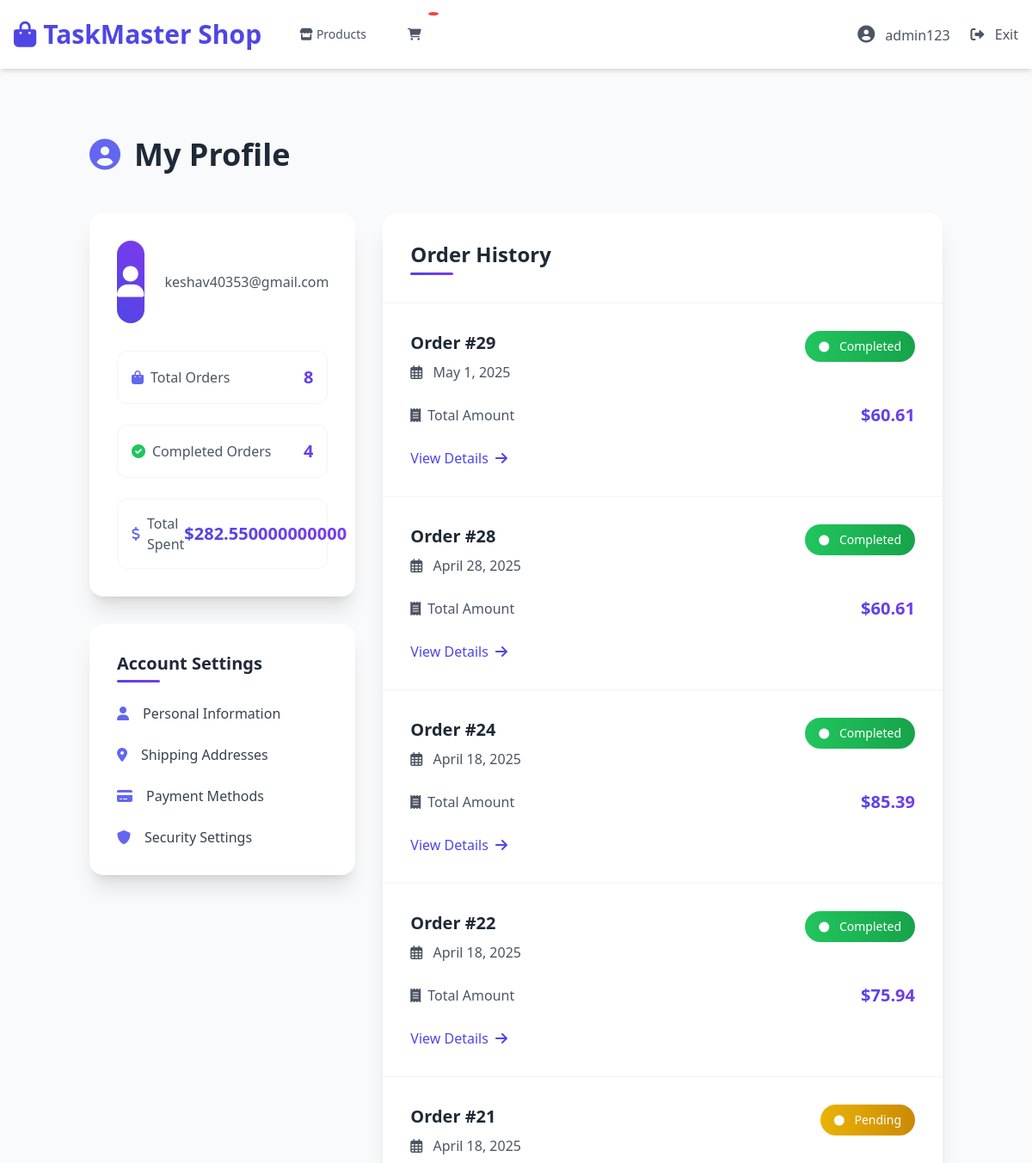
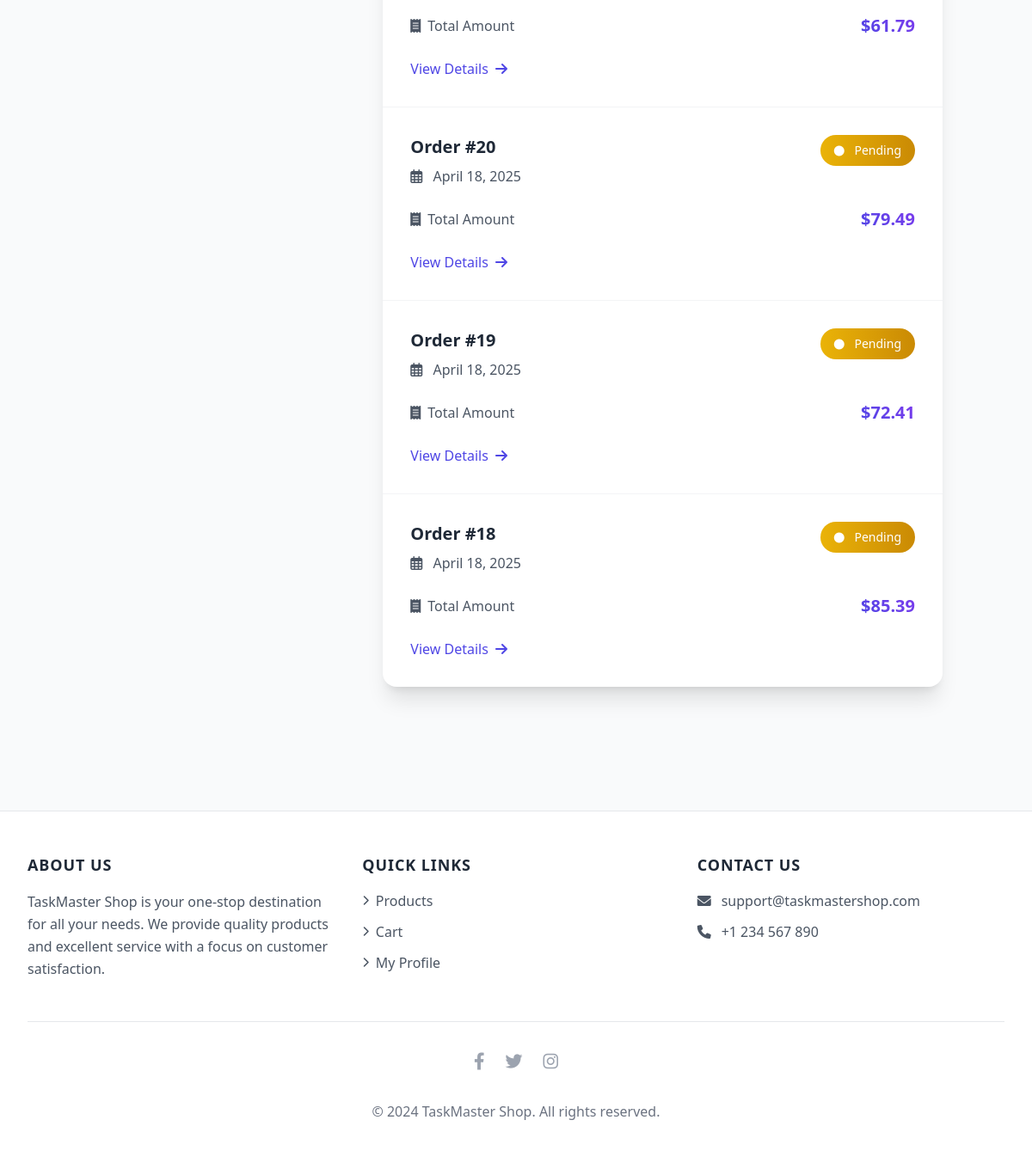
Screenshot of /shop/profile/ (signed in) with the database file from the repository (2 pictures, top to bottom).
### TASKMASTERAPP/models.py (models this page shows, shortened)
class CustomUser(AbstractUser):
    USER_TYPES = [
        ('user', 'Regular User'),
        ('admin', 'Administrator'),
    ]
    GENDER_CHOICES = [
        ('male', 'Male'),
        ('female', 'Female'),
        ('other', 'Other'),
    ]
    profile_picture = models.ImageField(upload_to='profile_pics/', null=True, blank=True, default='default-profile.jpg')
    bio = models.TextField(max_length=500, blank=True, null=True)
    date_of_birth = models.DateField(null=True, blank=True)
    phone_number = models.CharField(max_length=15, blank=True, null=True)
    gender = models.CharField(max_length=10, choices=GENDER_CHOICES, blank=True, null=True)
    address = models.TextField(blank=True, null=True)
    social = models.URLField(blank=True, null=True)
    user_type = models.CharField(max_length=10, choices=USER_TYPES, default='user')

### shop/models.py (models this page shows, shortened)
class Order(models.Model):
    STATUS_CHOICES = (
        ('pending', 'Pending'),
        ('processing', 'Processing'),
        ('shipped', 'Shipped'),
        ('delivered', 'Delivered'),
        ('completed', 'Completed'),
        ('cancelled', 'Cancelled'),
    )
    PAYMENT_METHOD_CHOICES = (
        ('cod', 'Cash on Delivery'),
        ('online', 'Online Payment'),
    )
    user = models.ForeignKey(settings.AUTH_USER_MODEL, on_delete=models.CASCADE)
    first_name = models.CharField(max_length=50)
    last_name = models.CharField(max_length=50)
    email = models.EmailField()
    phone = models.CharField(max_length=20)
    shipping_address = models.TextField()
    payment_method = models.CharField(max_length=20, choices=PAYMENT_METHOD_CHOICES, default='cod')
    created_at = models.DateTimeField(auto_now_add=True)
    updated_at = models.DateTimeField(auto_now=True)
    status = models.CharField(max_length=20, choices=STATUS_CHOICES, default='pending')
    subtotal = models.DecimalField(max_digits=10, decimal_places=2)
    shipping_cost = models.DecimalField(max_digits=10, decimal_places=2)
    tax = models.DecimalField(max_digits=10, decimal_places=2)
    total = models.DecimalField(max_digits=10, decimal_places=2)

### shop/views.py (the view)
# urls.py: path('profile/', views.UserProfileView.as_view(), name='user_profile'),
class UserProfileView(LoginRequiredMixin, View):
    template_name = 'shop/profile.html'
    def get(self, request):
        user = request.user
        orders = Order.objects.filter(user=user).order_by('-created_at')
        total_orders = orders.count()
        completed_orders = orders.filter(status='completed').count()
        pending_orders = orders.filter(status='pending').count()
        total_spent = orders.filter(status='completed').aggregate(
            total=Sum('total')
        )['total'] or 0
        context = {
            'user': user,
            'total_orders': total_orders,
            'completed_orders': completed_orders,
            'pending_orders': pending_orders,
            'total_spent': total_spent,
            'orders': orders,
        }
        return render(request, self.template_name, context)

### shop/templates/shop/profile.html (shortened to what this page needs)
{% extends "base.html" %}
{% load static %}
{% load shop_filters %}
{% block content %}
<div class="container mx-auto px-4 py-12">
    <div class="max-w-6xl mx-auto">
        <h1 class="text-4xl font-bold mb-12 text-gray-800 flex items-center">
            <i class="fas fa-user-circle mr-4 text-indigo-500"></i>
            My Profile
        </h1>
        <div class="grid grid-cols-1 md:grid-cols-3 gap-8">
            <div class="col-span-1">
                <div class="profile-card bg-white rounded-2xl shadow-xl p-8">
                    <div class="flex items-center space-x-6 mb-8">
                        <div class="avatar-container w-24 h-24 rounded-full flex items-center justify-center">
                            <i class="fas fa-user text-white text-4xl"></i>
                        </div>
                        <div>
                            <p class="text-gray-600">{{ user.email }}</p>
                        </div>
                    </div>
                    <div class="space-y-6">
                        <div class="stat-item flex justify-between items-center p-4 rounded-xl border border-gray-100">
                            <span class="text-gray-600 flex items-center">
                                <i class="fas fa-shopping-bag mr-2 text-indigo-500"></i>
                                Total Orders
                            </span>
                            <span class="text-xl font-bold price-tag">{{ total_orders }}</span>
                        </div>
                        <div class="stat-item flex justify-between items-center p-4 rounded-xl border border-gray-100">
                            <span class="text-gray-600 flex items-center">
                                <i class="fas fa-check-circle mr-2 text-green-500"></i>
                                Completed Orders
                            </span>
                            <span class="text-xl font-bold price-tag">{{ user|get_completed_orders_count }}</span>
                        </div>
                        <div class="stat-item flex justify-between items-center p-4 rounded-xl border border-gray-100">
                            <span class="text-gray-600 flex items-center">
                                <i class="fas fa-dollar-sign mr-2 text-indigo-500"></i>
                                Total Spent
                            </span>
                            <span class="text-xl font-bold price-tag">${{ user|get_total_spent }}</span>
                        </div>
                    </div>
                </div>
                <div class="profile-card bg-white rounded-2xl shadow-xl p-8 mt-8">
                    <h3 class="text-xl font-bold mb-6 text-gray-800 section-title">Account Settings</h3>
                    <div class="space-y-6">
                        <a href="#" class="settings-link flex items-center text-gray-700 hover:text-indigo-600">
                            <i class="fas fa-user mr-4 text-indigo-500"></i>
                            Personal Information
                        </a>
                        <a href="#" class="settings-link flex items-center text-gray-700 hover:text-indigo-600">
                            <i class="fas fa-map-marker-alt mr-4 text-indigo-500"></i>
                            Shipping Addresses
                        </a>
                        <a href="#" class="settings-link flex items-center text-gray-700 hover:text-indigo-600">
                            <i class="fas fa-credit-card mr-4 text-indigo-500"></i>
                            Payment Methods
                        </a>
                        <a href="#" class="settings-link flex items-center text-gray-700 hover:text-indigo-600">
                            <i class="fas fa-shield-alt mr-4 text-indigo-500"></i>
                            Security Settings
                        </a>
                    </div>
                </div>
            </div>
            <div class="col-span-2">
                <div class="profile-card bg-white rounded-2xl shadow-xl">
                    <div class="p-8 border-b border-gray-100">
                        <h2 class="text-2xl font-bold text-gray-800 section-title">Order History</h2>
                    </div>
                    <div class="divide-y divide-gray-100">
                        {% for order in orders %}
                        <div class="order-card p-8">
                            <div class="flex justify-between items-start mb-6">
                                <div>
                                    <h3 class="text-xl font-bold text-gray-800">Order #{{ order.id }}</h3>
                                    <p class="text-gray-600 mt-2">
                                        <i class="far fa-calendar-alt mr-2"></i>
                                        {{ order.created_at|date:"F j, Y" }}
                                    </p>
                                </div>
                                <span class="status-badge px-4 py-2 rounded-full text-sm font-medium
                                    {% if order.status == 'completed' %}bg-gradient-to-r from-green-500 to-green-600 text-white
                                    {% elif order.status == 'pending' %}bg-gradient-to-r from-yellow-500 to-yellow-600 text-white
                                    {% else %}bg-gradient-to-r from-gray-500 to-gray-600 text-white{% endif %}">
                                    <i class="fas fa-circle mr-2 text-xs"></i>
                                    {{ order.get_status_display }}
                                </span>
                            </div>
                            <div class="flex justify-between items-center mb-6">
                                <span class="text-gray-600 flex items-center">
                                    <i class="fas fa-receipt mr-2"></i>
                                    Total Amount
                                </span>
                                <span class="text-xl font-bold price-tag">${{ order.total }}</span>
                            </div>
                            <div class="mt-6">
                                <a href="{% url 'shop:order_detail' order.id %}"
                                   class="view-details-link inline-flex items-center text-indigo-600 hover:text-indigo-800 font-medium">
                                    View Details
                                    <i class="fas fa-arrow-right ml-2"></i>
                                </a>
                            </div>
                        </div>
                        {% endfor %}
                    </div>
                </div>
            </div>
        </div>
    </div>
</div>
{% endblock %}

### templates/base.html (shortened to what this page needs)
<!DOCTYPE html>
<html lang="en">
<head>
    <script src="https://cdn.tailwindcss.com"></script>
    <link rel="stylesheet" href="https://cdnjs.cloudflare.com/ajax/libs/font-awesome/6.0.0/css/all.min.css">
</head>
<body class="bg-gray-50 min-h-screen">
    <nav class="bg-white shadow-md sticky top-0 z-50">
        <div class="max-w-7xl mx-auto px-4">
            <div class="flex justify-between h-20">
                <div class="flex items-center">
                    <div class="flex-shrink-0">
                        <a href="{% url 'shop:product_list' %}" class="text-3xl font-bold text-indigo-600 hover:text-indigo-700 transition-colors">
                            <i class="fas fa-shopping-bag mr-2"></i>TaskMaster Shop
                        </a>
                    </div>
                    <div class="hidden sm:ml-8 sm:flex sm:space-x-6">
                        <a href="{% url 'shop:product_list' %}"
                           class="nav-link text-gray-600 hover:text-indigo-600 px-3 py-2 text-sm font-medium">
                            <i class="fas fa-store mr-1"></i>Products
                        </a>
                        <a href="{% url 'shop:cart_detail' %}"
                           class="nav-link text-gray-600 hover:text-indigo-600 px-3 py-2 text-sm font-medium cart-icon">
                            <i class="fas fa-shopping-cart"></i>
                            <span class="cart-badge">{% if cart|length %}{{ cart|length }}{% endif %}</span>
                        </a>
                    </div>
                </div>
                <div class="hidden sm:flex sm:items-center">
                    {% if user.is_authenticated %}
                        <div class="ml-6 relative">
                            <div class="flex items-center space-x-6">
                                <a href="{% url 'shop:user_profile' %}"
                                   class="nav-link text-gray-600 hover:text-indigo-600">
                                    <i class="fas fa-user-circle text-xl"></i>
                                    <span class="ml-2">{{ user.get_full_name|default:user.username }}</span>
                                </a>
                                <a href="{% url 'index' %}"
                                   class="nav-link text-gray-600 hover:text-indigo-600">
                                    <i class="fas fa-sign-out-alt"></i>
                                    <span class="ml-2">Exit</span>
                                </a>
                            </div>
                        </div>
                    {% endif %}
                </div>
            </div>
        </div>
    </nav>
    <main class="max-w-7xl mx-auto py-8 sm:px-6 lg:px-8">
        {% block content %}
        {% endblock %}
    </main>
    <footer class="bg-white mt-16 border-t border-gray-200">
        <div class="max-w-7xl mx-auto py-12 px-4 sm:px-6 lg:px-8">
            <div class="grid grid-cols-1 md:grid-cols-3 gap-8">
                <div class="hover-scale">
                    <h3 class="text-lg font-semibold text-gray-800 tracking-wider uppercase mb-4">About Us</h3>
                    <p class="text-gray-600 leading-relaxed">
                        TaskMaster Shop is your one-stop destination for all your needs. We provide quality products and excellent service with a focus on customer satisfaction.
                    </p>
                </div>
                <div>
                    <h3 class="text-lg font-semibold text-gray-800 tracking-wider uppercase mb-4">Quick Links</h3>
                    <ul class="space-y-3">
                        <li>
                            <a href="{% url 'shop:product_list' %}" class="text-gray-600 hover:text-indigo-600 transition-colors flex items-center">
                                <i class="fas fa-chevron-right mr-2 text-xs"></i>Products
                            </a>
                        </li>
                        <li>
                            <a href="{% url 'shop:cart_detail' %}" class="text-gray-600 hover:text-indigo-600 transition-colors flex items-center">
                                <i class="fas fa-chevron-right mr-2 text-xs"></i>Cart
                            </a>
                        </li>
                        {% if user.is_authenticated %}
                        <li>
                            <a href="{% url 'shop:user_profile' %}" class="text-gray-600 hover:text-indigo-600 transition-colors flex items-center">
                                <i class="fas fa-chevron-right mr-2 text-xs"></i>My Profile
                            </a>
                        </li>
                        {% endif %}
                    </ul>
                </div>
                <div>
                    <h3 class="text-lg font-semibold text-gray-800 tracking-wider uppercase mb-4">Contact Us</h3>
                    <ul class="space-y-3">
                        <li class="text-gray-600 hover:text-indigo-600 transition-colors">
                            <a href="mailto:support@taskmastershop.com" class="flex items-center">
                                <i class="fas fa-envelope mr-3"></i>
                                support@taskmastershop.com
                            </a>
                        </li>
                        <li class="text-gray-600 hover:text-indigo-600 transition-colors">
                            <a href="tel:+1234567890" class="flex items-center">
                                <i class="fas fa-phone mr-3"></i>
                                +1 234 567 890
                            </a>
                        </li>
                    </ul>
                </div>
            </div>
            <div class="mt-12 border-t border-gray-200 pt-8">
                <div class="flex justify-center space-x-6">
                    <a href="#" class="text-gray-400 hover:text-indigo-600 transition-colors">
                        <i class="fab fa-facebook-f text-xl"></i>
                    </a>
                    <a href="#" class="text-gray-400 hover:text-indigo-600 transition-colors">
                        <i class="fab fa-twitter text-xl"></i>
                    </a>
                    <a href="#" class="text-gray-400 hover:text-indigo-600 transition-colors">
                        <i class="fab fa-instagram text-xl"></i>
                    </a>
                </div>
                <p class="mt-8 text-center text-gray-500">
                    &copy; 2024 TaskMaster Shop. All rights reserved.
                </p>
            </div>
        </div>
    </footer>
</body>
</html>

### rows the page displays
CustomUser: get_full_name "admin123", email "keshav40353@gmail.com", id "4", id "282.550000000000"
Order: id "29", created_at "May 1, 2025", status "Completed", total "60.61"
Order: id "28", created_at "April 28, 2025", status "Completed", total "60.61"
Order: id "24", created_at "April 18, 2025", status "Completed", total "85.39"
Order: id "22", created_at "April 18, 2025", status "Completed", total "75.94"
Order: id "21", created_at "April 18, 2025", status "Pending", total "61.79"
Order: id "20", created_at "April 18, 2025", status "Pending", total "79.49"
Order: id "19", created_at "April 18, 2025", status "Pending", total "72.41"
Order: id "18", created_at "April 18, 2025", status "Pending", total "85.39"

### other values shown
{{ total_orders }} "8"
